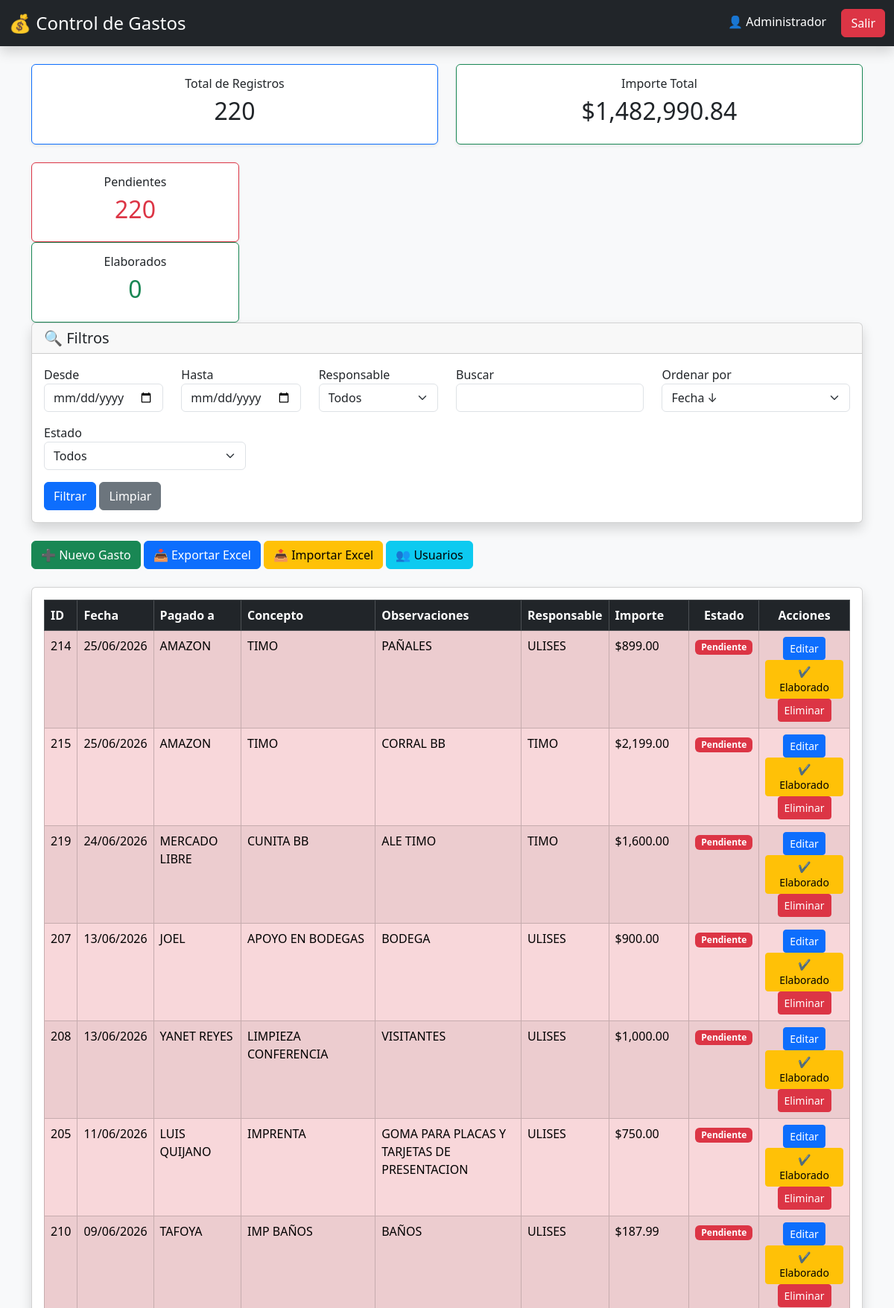
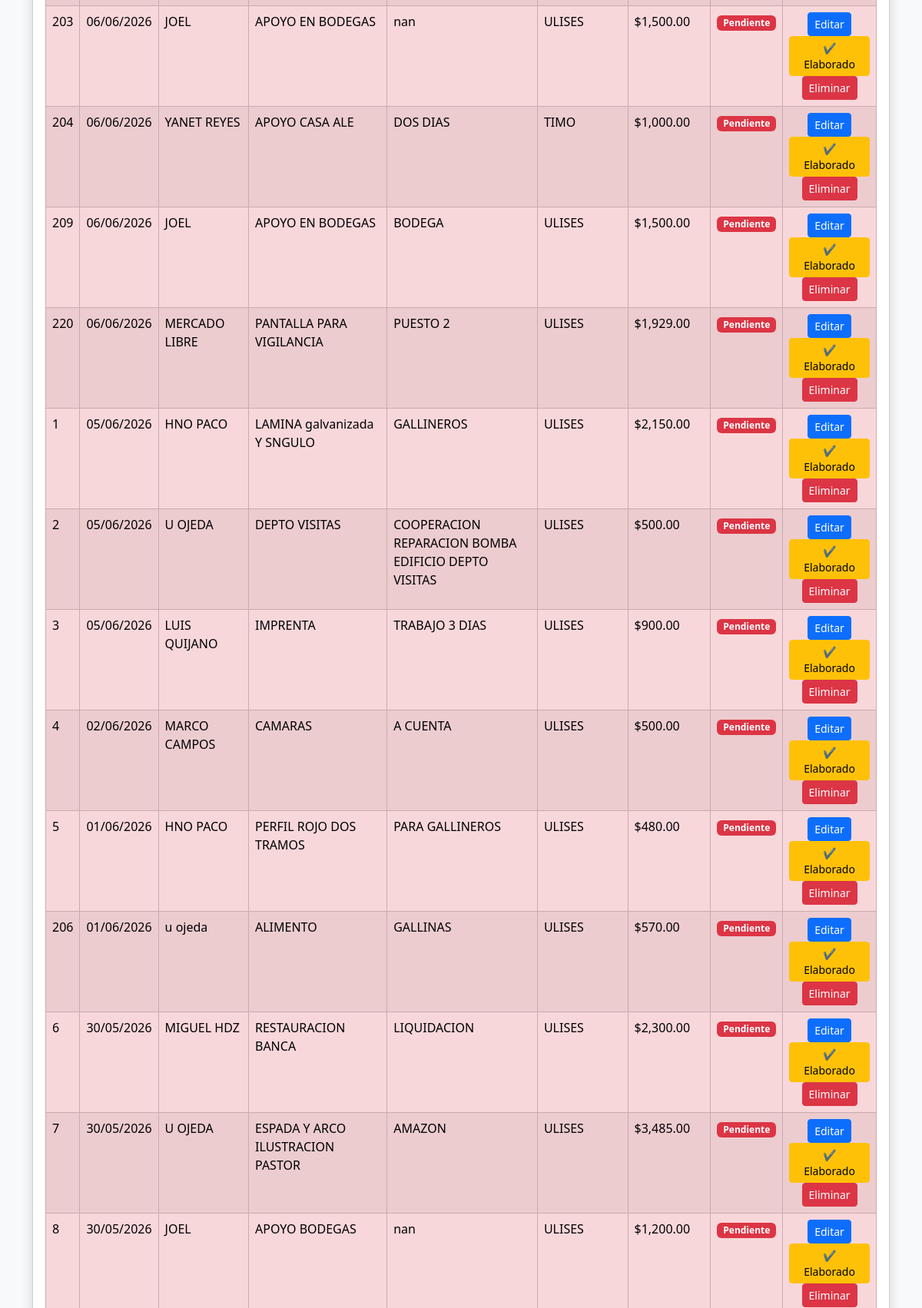
The app's page /gastos (signed in, upper part) with its own data (2 pictures, top to bottom).
### models.py (models this page shows)
class Usuario(UserMixin, db.Model):
    __tablename__ = "usuarios"
    id = db.Column(db.Integer, primary_key=True)
    usuario = db.Column(db.String(50), unique=True)
    password = db.Column(db.String(255))
    nombre = db.Column(db.String(100))
    rol = db.Column(db.String(20))

class Gasto(db.Model):
    __tablename__ = "gastos"
    id = db.Column(db.Integer, primary_key=True)
    fecha = db.Column(db.Date, nullable=False)
    pagado_a = db.Column(db.String(200))
    concepto = db.Column(db.String(200))
    observaciones = db.Column(db.Text)
    responsable = db.Column(db.String(50))
    importe = db.Column(db.Float)
    fecha_registro = db.Column(
        db.DateTime,
        default=datetime.now
    )
    comprobante = db.Column(
    db.Boolean,
    default=False,
    nullable=False
)
    usuario_id = db.Column(
        db.Integer,
        db.ForeignKey('usuarios.id')
    )

### app.py (the view, shortened to what this page needs)
@app.route("/gastos")
@login_required
def gastos():
    fecha_inicio = request.args.get("fecha_inicio")
    fecha_fin = request.args.get("fecha_fin")
    responsable = request.args.get("responsable")
    buscar = request.args.get("buscar")
    orden = request.args.get("orden", "fecha_desc")
    estado = request.args.get("estado", "todos")
    consulta = Gasto.query
    if responsable:
        consulta = consulta.filter(
            Gasto.responsable == responsable
        )
    if estado == "pendientes":
        consulta = consulta.filter(
            Gasto.comprobante == False
        )
    elif estado == "elaborados":
        consulta = consulta.filter(
            Gasto.comprobante == True
        )
    if orden == "fecha_asc":
        consulta = consulta.order_by(
            Gasto.fecha.asc()
        )
    elif orden == "fecha_desc":
        consulta = consulta.order_by(
            Gasto.fecha.desc()
        )
    elif orden == "importe_asc":
        consulta = consulta.order_by(
            Gasto.importe.asc()
        )
    elif orden == "importe_desc":
        consulta = consulta.order_by(
            Gasto.importe.desc()
        )
    elif orden == "responsable_asc":
        consulta = consulta.order_by(
            Gasto.responsable.asc()
        )
    elif orden == "responsable_desc":
        consulta = consulta.order_by(
            Gasto.responsable.desc()
        )
    else:
        consulta = consulta.order_by(
            Gasto.id.desc()
        )
    gastos = consulta.all()
    total = sum(
        g.importe for g in gastos
    )
    total_registros = len(gastos)
    elaborados = Gasto.query.filter_by(
        comprobante=True
    ).count()
    pendientes = Gasto.query.filter_by(
        comprobante=False
    ).count()
    return render_template(
        "index.html",
        gastos=gastos,
        total=total,
        total_registros=total_registros,
        elaborados=elaborados,
        pendientes=pendientes,
        fecha_inicio=fecha_inicio,
        fecha_fin=fecha_fin,
        responsable=responsable,
        buscar=buscar,
        orden=orden,
        estado=estado
    )

### app.py (called while the page is built)
@login_manager.user_loader
def load_user(user_id):
    return Usuario.query.get(int(user_id))

### templates/index.html (shortened to what this page needs)
<!DOCTYPE html>
<html>
<head>
    <link
        href="https://cdn.jsdelivr.net/npm/bootstrap@5.3.3/dist/css/bootstrap.min.css"
        rel="stylesheet">
</head>
<body class="bg-light">
<nav class="navbar navbar-dark bg-dark shadow">
    <div class="container-fluid">
        <span class="navbar-brand fs-4">
            💰 Control de Gastos
        </span>
        <div>
            <span class="text-white me-3">
                👤 {{ current_user.nombre }}
            </span>
            <a
                class="btn btn-danger"
                href="{{ url_for('logout') }}">
                Salir
            </a>
        </div>
    </div>
</nav>
<div class="container mt-4">
    <div class="row mb-4">
        <div class="col-md-6">
            <div class="card border-primary shadow-sm">
                <div class="card-body text-center">
                    <h6>Total de Registros</h6>
                    <h2>{{ total_registros }}</h2>
                </div>
            </div>
        </div>
        <div class="col-md-6">
            <div class="card border-success shadow-sm">
                <div class="card-body text-center">
                    <h6>Importe Total</h6>
                    <h2>
                        ${{ "{:,.2f}".format(total) }}
                    </h2>
                </div>
            </div>
        </div>
    </div>
    <div class="col-md-3">
    <div class="card border-danger shadow-sm">
        <div class="card-body text-center">
            <h6>Pendientes</h6>
            <h2 class="text-danger">
                {{ pendientes }}
            </h2>
        </div>
    </div>
</div>
<div class="col-md-3">
    <div class="card border-success shadow-sm">
        <div class="card-body text-center">
            <h6>Elaborados</h6>
            <h2 class="text-success">
                {{ elaborados }}
            </h2>
        </div>
    </div>
</div>
    <div class="card shadow mb-4">
        <div class="card-header">
            <h5 class="mb-0">
                🔍 Filtros
            </h5>
        </div>
        <div class="card-body">
            <form method="GET">
                <div class="row">
                    <div class="col-md-2 mb-3">
                        <label>Desde</label>
                        <input
                            type="date"
                            name="fecha_inicio"
                            class="form-control"
                            value="{{ fecha_inicio or '' }}">
                    </div>
                    <div class="col-md-2 mb-3">
                        <label>Hasta</label>
                        <input
                            type="date"
                            name="fecha_fin"
                            class="form-control"
                            value="{{ fecha_fin or '' }}">
                    </div>
                    <div class="col-md-2 mb-3">
                        <label>Responsable</label>
                        <select
                            name="responsable"
                            class="form-select">
                            <option value="">
                                Todos
                            </option>
                        </select>
                    </div>
                    <div class="col-md-3 mb-3">
                        <label>Buscar</label>
                        <input
                            type="text"
                            name="buscar"
                            class="form-control"
                            value="{{ buscar or '' }}">
                    </div>
                    <div class="col-md-3 mb-3">
                        <label>Ordenar por</label>
                        <select
                            name="orden"
                            class="form-select">
                            <option value="fecha_desc"
                            {% if orden=='fecha_desc' %}
                            selected
                            {% endif %}>
                                Fecha ↓
                            </option>
                        </select>
                    </div>
                </div>
                    <div class="col-md-3 mb-3">
    <label>Estado</label>
    <select
        name="estado"
        class="form-select">
        <option value="todos"
        {% if estado=="todos" %}
        selected
        {% endif %}>
            Todos
        </option>
    </select>
</div>
                <button
                    type="submit"
                    class="btn btn-primary">
                    Filtrar
                </button>
                <a
                    href="{{ url_for('gastos') }}"
                    class="btn btn-secondary">
                    Limpiar
                </a>
            </form>
        </div>
    </div>
    <div class="mb-4">
        <a
            href="{{ url_for('nuevo') }}"
            class="btn btn-success">
            ➕ Nuevo Gasto
        </a>
        <a
            href="{{ url_for(
                'exportar_excel',
                fecha_inicio=fecha_inicio,
                fecha_fin=fecha_fin,
                responsable=responsable,
                buscar=buscar
            ) }}"
            class="btn btn-primary">
            📥 Exportar Excel
        </a>
        <a
            href="{{ url_for('importar_excel') }}"
            class="btn btn-warning">
            📤 Importar Excel
        </a>
        {% if current_user.rol == "Administrador" %}
        <a
            href="{{ url_for('usuarios') }}"
            class="btn btn-info">
            👥 Usuarios
        </a>
        {% endif %}
    </div>
    <div class="card shadow">
        <div class="card-body">
            <div class="table-responsive">
                <table class="table table-striped table-hover table-bordered">
                    <thead class="table-dark">
                    <tr>
                        <th>ID</th>
                        <th>Fecha</th>
                        <th>Pagado a</th>
                        <th>Concepto</th>
                        <th>Observaciones</th>
                        <th>Responsable</th>
                        <th>Importe</th>
                        <th class="text-center">
                            Estado
                        </th>
                        <th class="text-center">
                            Acciones
                        </th>
                    </tr>
                    </thead>
                    <tbody>
                    {% for g in gastos %}
                    <tr
                    {% if g.comprobante %}
                    class="table-success"
                    {% else %}
                    class="table-danger"
                    {% endif %}
                    >
                        <td>{{ g.id }}</td>
                        <td>{{ g.fecha.strftime('%d/%m/%Y') }}</td>
                        <td>{{ g.pagado_a }}</td>
                        <td>{{ g.concepto }}</td>
                        <td>{{ g.observaciones }}</td>
                        <td>{{ g.responsable }}</td>
                        <td>
                            ${{ "{:,.2f}".format(g.importe) }}
                        </td>
                        <td class="text-center">
                        {% if g.comprobante %}
                        <span class="badge bg-success">
                            ✔ Elaborado
                        </span>
                        {% else %}
                        <span class="badge bg-danger">
                            Pendiente
                        </span>
                        {% endif %}
                    </td>
                        <td class="text-center">
                            <a
                                href="{{ url_for('editar_gasto', id=g.id) }}"
                                class="btn btn-sm btn-primary">
                                Editar
                            </a>
                            <a
                            href="{{ url_for(
                            'cambiar_comprobante',
                            id=g.id,
                            fecha_inicio=fecha_inicio,
                            fecha_fin=fecha_fin,
                            responsable=responsable,
                            buscar=buscar,
                            orden=orden,
                            estado=estado
                            ) }}"
                            class="btn btn-sm btn-warning">
                            {% if g.comprobante %}
                            ↩ Pendiente
                            {% else %}
                            ✔ Elaborado
                            {% endif %}
                            </a>
                            {% if current_user.rol == "Administrador" %}
                            <a
                                href="{{ url_for('eliminar_gasto', id=g.id) }}"
                                class="btn btn-sm btn-danger"
                                onclick="return confirm('¿Está seguro de eliminar este registro?')">
                                Eliminar
                            </a>
                            {% endif %}
                        </td>
                    </tr>
                    {% endfor %}
                    </tbody>
                </table>
            </div>
        </div>
    </div>
</div>
</body>
</html>

### records on screen
Usuario: nombre "Administrador"
Gasto: id "214", fecha "25/06/2026", pagado_a "AMAZON", concepto "TIMO", observaciones "PAÑALES", responsable "ULISES", importe "899.00", comprobante "Pendiente"
Gasto: id "215", fecha "25/06/2026", pagado_a "AMAZON", concepto "TIMO", observaciones "CORRAL BB", responsable "TIMO", importe "2,199.00", comprobante "Pendiente"
Gasto: id "219", fecha "24/06/2026", pagado_a "MERCADO LIBRE", concepto "CUNITA BB", observaciones "ALE TIMO", responsable "TIMO", importe "1,600.00", comprobante "Pendiente"
Gasto: id "207", fecha "13/06/2026", pagado_a "JOEL", concepto "APOYO EN BODEGAS", observaciones "BODEGA", responsable "ULISES", importe "900.00", comprobante "Pendiente"
Gasto: id "208", fecha "13/06/2026", pagado_a "YANET REYES", concepto "LIMPIEZA CONFERENCIA", observaciones "VISITANTES", responsable "ULISES", importe "1,000.00", comprobante "Pendiente"
Gasto: id "205", fecha "11/06/2026", pagado_a "LUIS QUIJANO", concepto "IMPRENTA", observaciones "GOMA PARA PLACAS Y TARJETAS DE PRESENTACION", responsable "ULISES", importe "750.00", comprobante "Pendiente"
Gasto: id "210", fecha "09/06/2026", pagado_a "TAFOYA", concepto "IMP BAÑOS", observaciones "BAÑOS", responsable "ULISES", importe "187.99", comprobante "Pendiente"
Gasto: id "203", fecha "06/06/2026", pagado_a "JOEL", concepto "APOYO EN BODEGAS", observaciones "nan", responsable "ULISES", importe "1,500.00", comprobante "Pendiente"
Gasto: id "204", fecha "06/06/2026", pagado_a "YANET REYES", concepto "APOYO CASA ALE", observaciones "DOS DIAS", responsable "TIMO", importe "1,000.00", comprobante "Pendiente"
Gasto: id "209", fecha "06/06/2026", pagado_a "JOEL", concepto "APOYO EN BODEGAS", observaciones "BODEGA", responsable "ULISES", importe "1,500.00", comprobante "Pendiente"
Gasto: id "220", fecha "06/06/2026", pagado_a "MERCADO LIBRE", concepto "PANTALLA PARA VIGILANCIA", observaciones "PUESTO 2", responsable "ULISES", importe "1,929.00", comprobante "Pendiente"
Gasto: id "1", fecha "05/06/2026", pagado_a "HNO PACO", concepto "LAMINA galvanizada Y SNGULO", observaciones "GALLINEROS", responsable "ULISES", importe "2,150.00", comprobante "Pendiente"
Gasto: id "2", fecha "05/06/2026", pagado_a "U OJEDA", concepto "DEPTO VISITAS", observaciones "COOPERACION REPARACION BOMBA EDIFICIO DEPTO VISITAS", responsable "ULISES", importe "500.00", comprobante "Pendiente"
Gasto: id "3", fecha "05/06/2026", pagado_a "LUIS QUIJANO", concepto "IMPRENTA", observaciones "TRABAJO 3 DIAS", responsable "ULISES", importe "900.00", comprobante "Pendiente"
Gasto: id "4", fecha "02/06/2026", pagado_a "MARCO CAMPOS", concepto "CAMARAS", observaciones "A CUENTA", responsable "ULISES", importe "500.00", comprobante "Pendiente"
Gasto: id "5", fecha "01/06/2026", pagado_a "HNO PACO", concepto "PERFIL ROJO DOS TRAMOS", observaciones "PARA GALLINEROS", responsable "ULISES", importe "480.00", comprobante "Pendiente"
Gasto: id "206", fecha "01/06/2026", pagado_a "u ojeda", concepto "ALIMENTO", observaciones "GALLINAS", responsable "ULISES", importe "570.00", comprobante "Pendiente"
Gasto: id "6", fecha "30/05/2026", pagado_a "MIGUEL HDZ", concepto "RESTAURACION BANCA", observaciones "LIQUIDACION", responsable "ULISES", importe "2,300.00", comprobante "Pendiente"
Gasto: id "7", fecha "30/05/2026", pagado_a "U OJEDA", concepto "ESPADA Y ARCO ILUSTRACION PASTOR", observaciones "AMAZON", responsable "ULISES", importe "3,485.00", comprobante "Pendiente"
Gasto: id "8", fecha "30/05/2026", pagado_a "JOEL", concepto "APOYO BODEGAS", observaciones "nan", responsable "ULISES", importe "1,200.00", comprobante "Pendiente"

### other values on screen
{{ total_registros }} "220"
{{ "{:,.2f}".format(total) }} "1,482,990.84"
{{ pendientes }} "220"
{{ elaborados }} "0"
